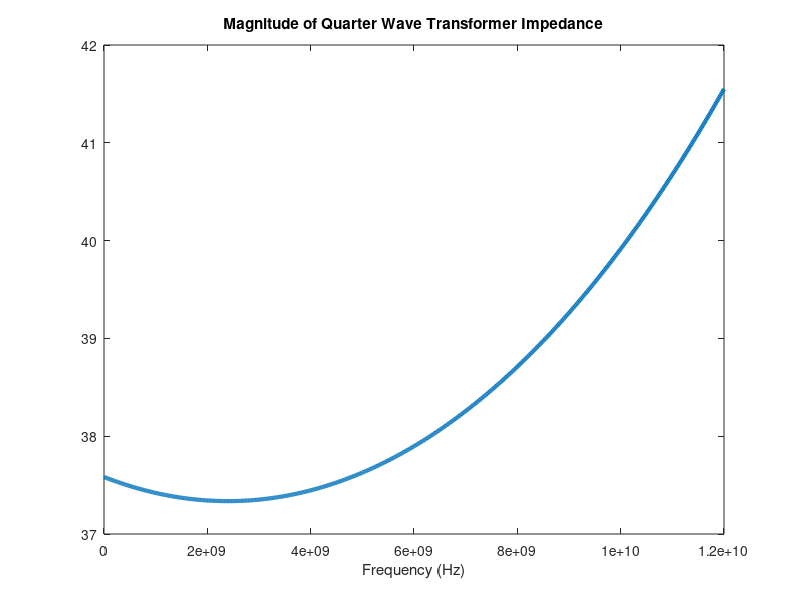

Write MATLAB code to recreate this figure. (Note: this script raises an error after producing the figure.)
clear all; clc; close all;
Zl = 25 -1j*5;
Zo = 50;

%find l
f =2.4e9; %frequency
w = 2*pi*f; %angular frequency
c = 3e8; %speed of light
fsweep = 0:15000000:f*5; 
Er = 2.7;
up = c/sqrt(Er); %propagation velocity
Er = 2.7; %permittivity
R = ((Zl-Zo)/(Zl+Zo)); %reflection coefficient 
lambda = up/f; %lambda
lt = lambda/4;
l = 0:0.0001:0.25;
l1 = 0.0016;
B = w/up; %phase constant
B2 = (2*pi*fsweep)/up;
Z1 = Zo.*(1+R.*exp(-2.*j.*B2.*l1)./(1-R.*exp(-2.*j.*B2.*l1)));
Z12 = Zo.*(1+R.*exp(-2.*j.*B.*l1)./(1-R.*exp(-2.*j.*B.*l1)));
Zt = sqrt(real(Z1)*Zo);
Zt2 = sqrt(real(Z12)*Zo);
%finding smallest imaginary value
%imagZ1 = imag(1+R.*exp(-2.*j.*B.*l)./(1-R.*exp(-2.*j.*B.*l)))
%limag = min(abs(imagZ1));
s11 = (real(Z1)-Zo)./(real(Z1)+Zo);
ab = abs(s11);
ab = ab.^2;
s21 = (sqrt(1-ab));
dbs21 = mag2db(s21);
figure;  plot(fsweep, abs(Z1),  'Linewidth', 3), title('Magnitude of Quarter Wave Transformer Impedance'), xlabel('Frequency (Hz)'), ylabel(['Magnitude (' char(0x2126) ')']), legend('Zin');  %plotting magnitude
figure; plot((fsweep), (20.*log10(s11)), 'LineWidth',3), title('Scattering Parameter (S11) with complex load'), xlabel('Frequency (Hz)'), ylabel('Reflection (dB)'); %plotting s11
 figure;  plot( (fsweep), (20*log10(s21)),  'LineWidth',3), title('Scattering Parameter (S21) with complex load'), xlabel('Frequency (Hz)'), ylabel('Transmission (dB)'); %plotting s21

